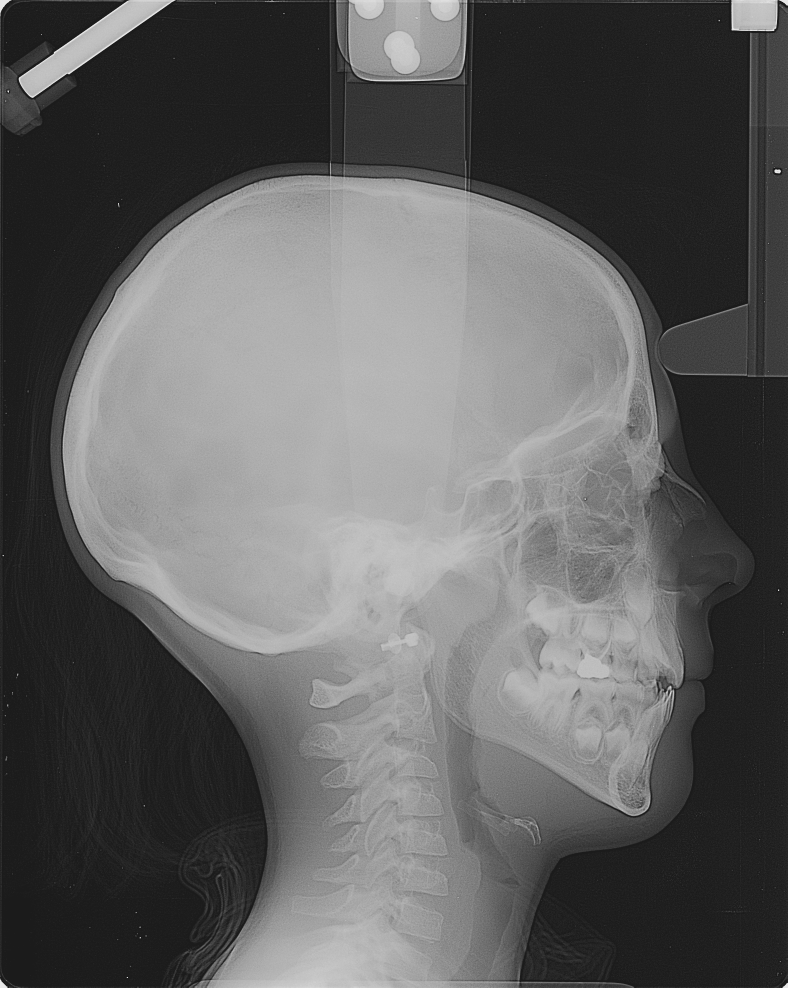
#> input picture LAB1/deliveryCode/assets/100.pgm, 1576 x 1976 px (shown at 1/2 size)
$ python displaySourceImages.py
#> lines starting #> are read from the running program, lines starting #| are printed output that depends on the picture
# take the 6 images in the folder ../assets and display them in a 2x3 grid
import cv2
import matplotlib.pyplot as plt
import os
import numpy as np

# path to the folder containing the images
path = os.path.join(os.path.dirname(__file__), '..', 'assets')
# list of image filenames
image_filenames = [
    "100.pgm",
    "couchersoleil.pgm",
    "einstein.pgm",
    "mandrill256.pgm",
    "monroe.pgm",
    "peppers.png"
]

# force all the images to be 256x256
images = []
for filename in image_filenames:
    img = cv2.imread(os.path.join(path, filename), cv2.IMREAD_GRAYSCALE)
#> img is the input picture: shape (1976, 1576); min 27, max 231, mean 95.9
    img_resized = cv2.resize(img, (256, 256))
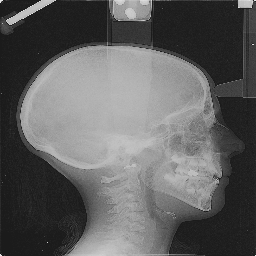
#> img_resized: shape (256, 256); min 27, max 231, mean 95.9
    images.append(img_resized)
#> pass 2 of the loop `for filename in image_filenames:`:
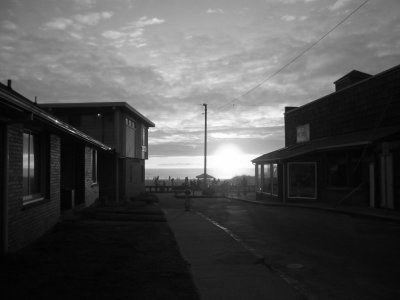
#> input picture LAB1/deliveryCode/assets/couchersoleil.pgm, 400 x 300 px
#> img is the input picture: shape (300, 400); min 0, max 255, mean 79
#> `img_resized = cv2.resize(img, (256, 256))`:
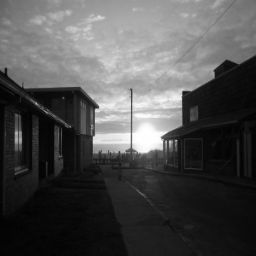
#> img_resized: shape (256, 256); min 1, max 255, mean 78.9
#> pass 3 of the loop `for filename in image_filenames:`:
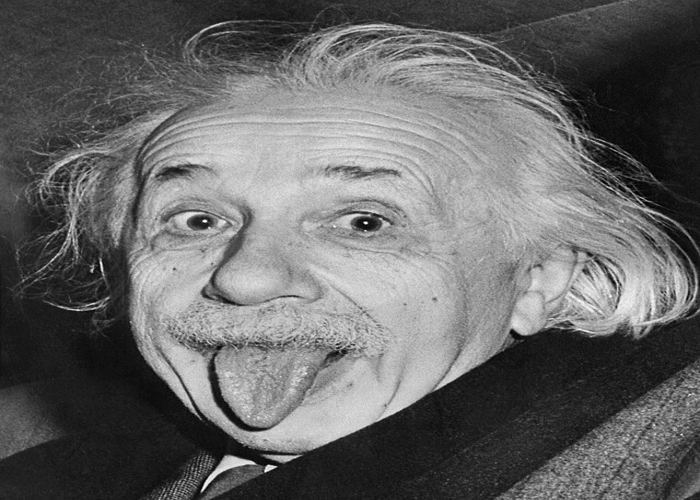
#> input picture LAB1/deliveryCode/assets/einstein.pgm, 700 x 500 px
#> img is the input picture: shape (500, 700); min 0, max 255, mean 102.8
#> `img_resized = cv2.resize(img, (256, 256))`:
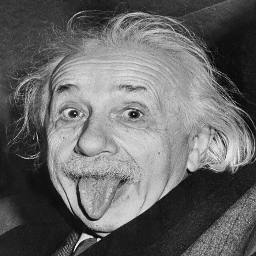
#> img_resized: shape (256, 256); min 4, max 239, mean 102.6
#> (the run stopped early here; a loop or call above may not have finished)
